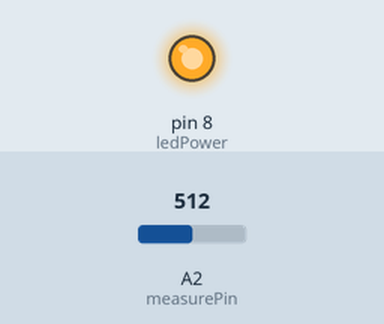
Bench run of a sketch on a simulated Arduino Uno, built with avr-gcc and run on an emulated ATmega328P. Parts: output pins drawn as LEDs (lit = HIGH). The test bench sets the inputs (shaded band); at power-on: A2 (measurePin) = 512. What the sketch prints to the serial monitor is not drawn.

Above: at 0.1 s.
Timing chart, 0 to 1.6 s (numbered marks = the images above):
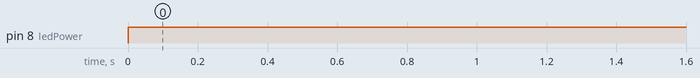

The sketch:

42_Dust_sensor_Test3.ino
```cpp
int measurePin = A2;
int ledPower = 8;

int samplingTime = 280;
int deltaTime = 40;
int sleepTime = 9680;

float voMeasured = 0;
float calcVoltage = 0;
float dustDensity = 0;

void setup() {
  Serial.begin(9600);
  pinMode(ledPower, OUTPUT);
}

void loop() {
  digitalWrite(ledPower, LOW);
  delayMicroseconds(samplingTime);

  voMeasured = analogRead(measurePin);

  delayMicroseconds(deltaTime);
  digitalWrite(ledPower, HIGH);
  delayMicroseconds(sleepTime);

  calcVoltage = voMeasured * (5.0/1024.0);
  dustDensity = (0.17 * calcVoltage - 0.1) * 1000;


  if (dustDensity > 30){
    Serial.print(dustDensity);
    Serial.println("ug/m3");
  }

  Serial.println(dustDensity);
  delay(1000);
}
```

Measured:
- by itself, pin 8 (ledPower): LOW → HIGH at 0.00 s
